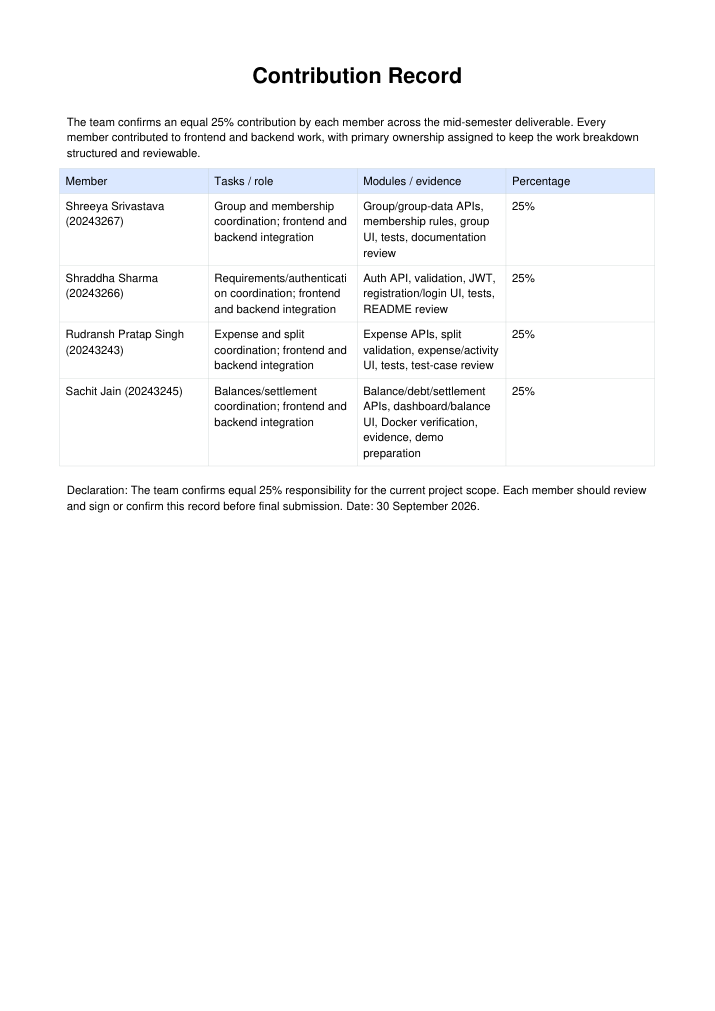
#> input picture output/rendered/Contribution_Record-1.png, 715 x 1011 px; its folder holds only this picture in this run
$ python make_pdf_montage.py
#> lines starting #> are read from the running program, lines starting #| are printed output that depends on the picture
from pathlib import Path
from PIL import Image, ImageDraw

files = sorted(Path("output/rendered").glob("*.png"))
thumbs, width, height = [], 300, 430
for file in files:
    image = Image.open(file).convert("RGB")
#> image is the input picture: PIL image 715x1011 RGB; mean R, G, B 248.4, 248.7, 249.1
    image.thumbnail((width, height - 28))
#> image: PIL image 284x402 RGB
    thumbs.append((file.stem, image.copy()))
canvas = Image.new("RGB", (width * 4, height * ((len(thumbs) + 3) // 4)), "white")
#> canvas: PIL image 1200x430 RGB; every value is 255
draw = ImageDraw.Draw(canvas)
for index, (label, image) in enumerate(thumbs):
    x, y = (index % 4) * width, (index // 4) * height
    canvas.paste(image, (x + (width - image.width) // 2, y + 24))
    draw.text((x + 8, y + 5), label, fill="black")
#> this loop made 1 pass
#> (label, x, y) on pass 1: ('Contribution_Record-1', 0, 0)
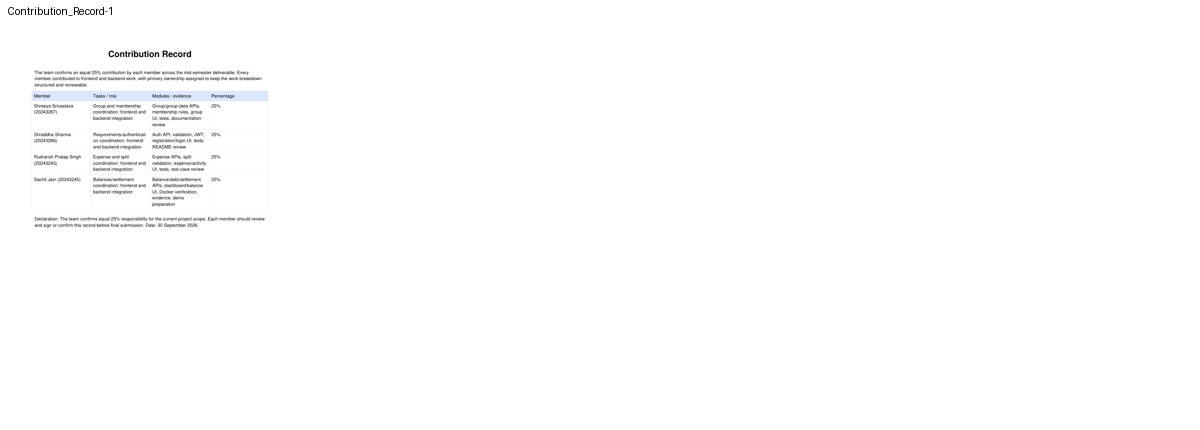
#> canvas: PIL image 1200x430 RGB; mean R, G, B 253.4, 253.5, 253.6
canvas.save("output/rendered/montage.png")

$ run again, on output/rendered/MidSem_Project_Report-2.png
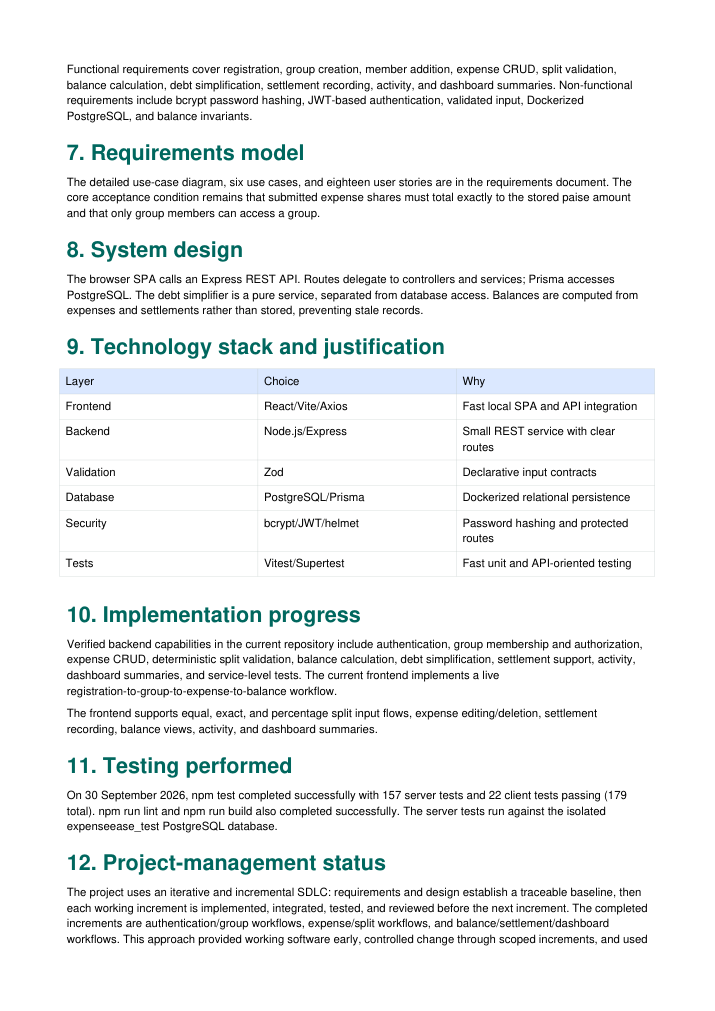
#> input picture output/rendered/MidSem_Project_Report-2.png, 715 x 1011 px
#> image is the input picture: PIL image 715x1011 RGB; mean R, G, B 239.8, 241.6, 241.9
#> `image.thumbnail((width, height - 28))`:
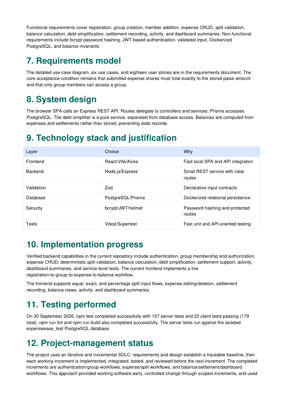
#> image: PIL image 284x402 RGB; mean R, G, B 239.5, 241.2, 241.6
#> the loop `for index, (label, image) in enumerate(thumbs):` made 1 pass
#> (label, x, y) on pass 1: ('MidSem_Project_Report-2', 0, 0)
#> after the loop `for index, (label, image) in enumerate(thumbs):`:
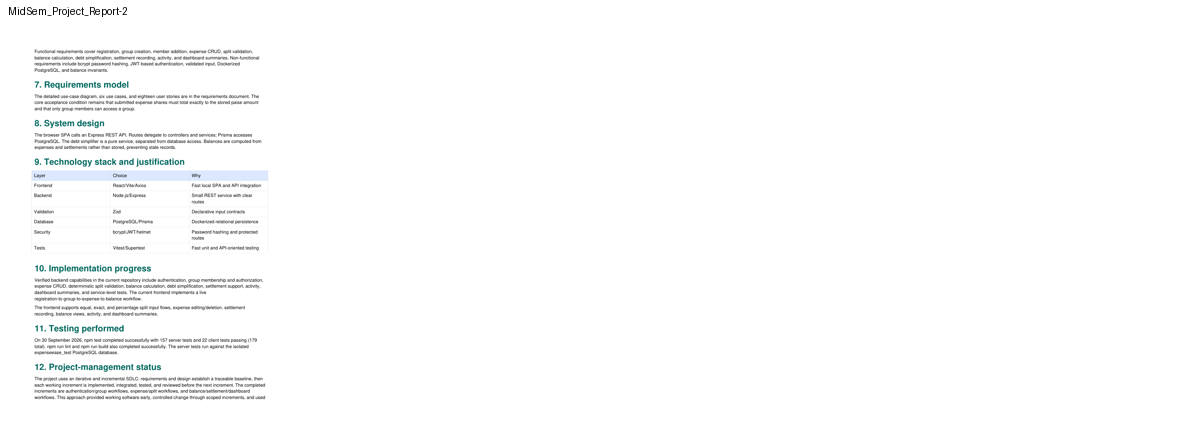
#> canvas: PIL image 1200x430 RGB; mean R, G, B 251.4, 251.8, 251.9

$ run again, on output/rendered/MidSem_Project_Report-3.png
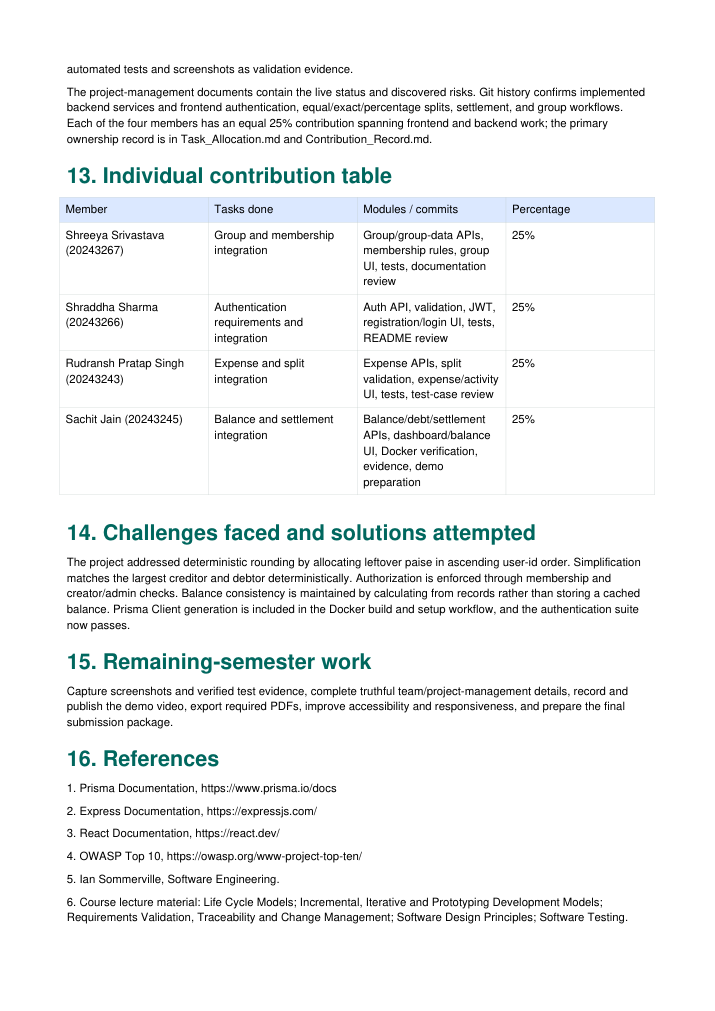
#> input picture output/rendered/MidSem_Project_Report-3.png, 715 x 1011 px
#> image is the input picture: PIL image 715x1011 RGB; mean R, G, B 241.7, 243.1, 243.5
#> `image.thumbnail((width, height - 28))`:
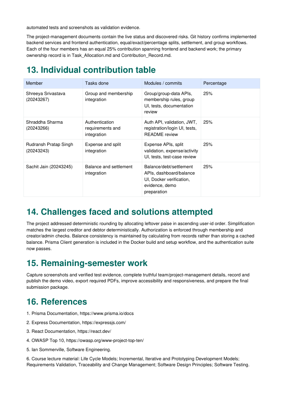
#> image: PIL image 284x402 RGB; mean R, G, B 241.4, 242.8, 243.2
#> the loop `for index, (label, image) in enumerate(thumbs):` made 1 pass
#> (label, x, y) on pass 1: ('MidSem_Project_Report-3', 0, 0)
#> after the loop `for index, (label, image) in enumerate(thumbs):`:
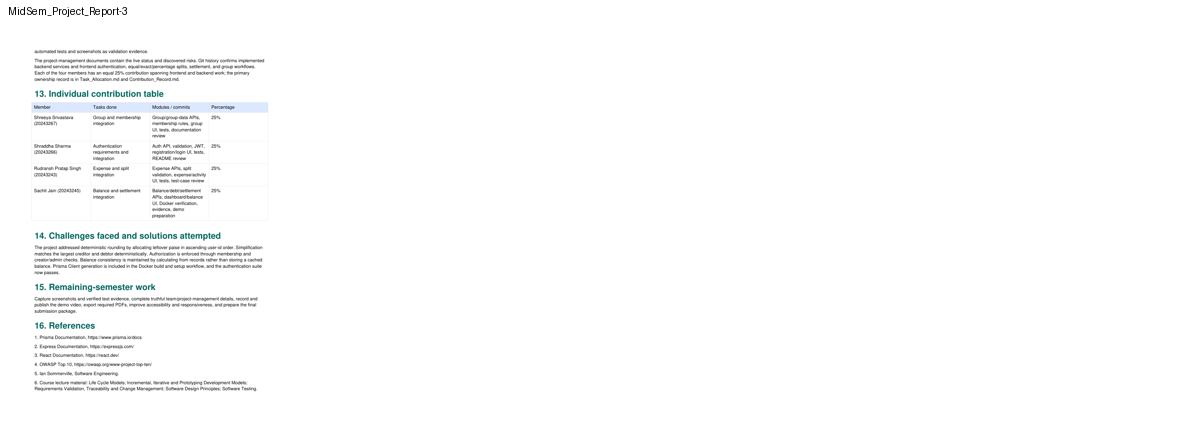
#> canvas: PIL image 1200x430 RGB; mean R, G, B 251.9, 252.2, 252.2

$ run again, on output/rendered/MidSem_Project_Report-4.png
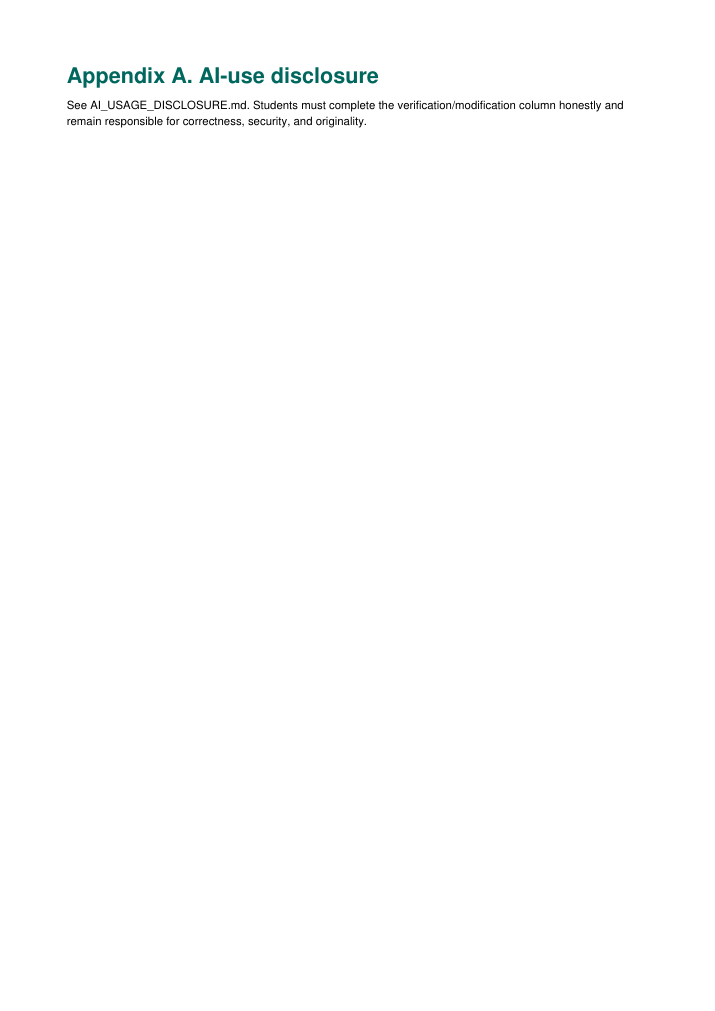
#> input picture output/rendered/MidSem_Project_Report-4.png, 715 x 1011 px
#> image is the input picture: PIL image 715x1011 RGB; mean R, G, B 253.6, 253.9, 253.9
#> image: PIL image 284x402 RGB
#> the loop `for index, (label, image) in enumerate(thumbs):` made 1 pass
#> (label, x, y) on pass 1: ('MidSem_Project_Report-4', 0, 0)
#> after the loop `for index, (label, image) in enumerate(thumbs):`:
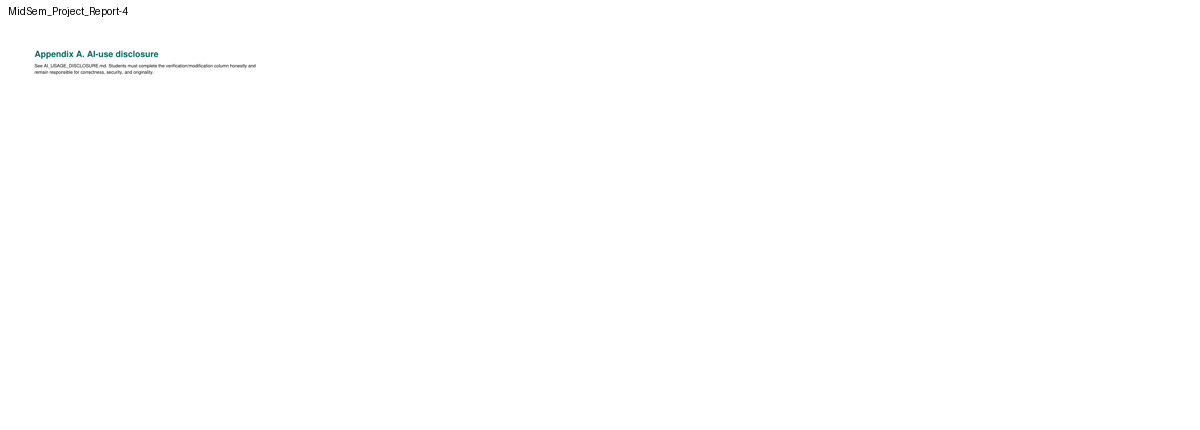
#> canvas: PIL image 1200x430 RGB; mean R, G, B 254.5, 254.6, 254.6

$ run again, on output/rendered/Database_Design-1.png
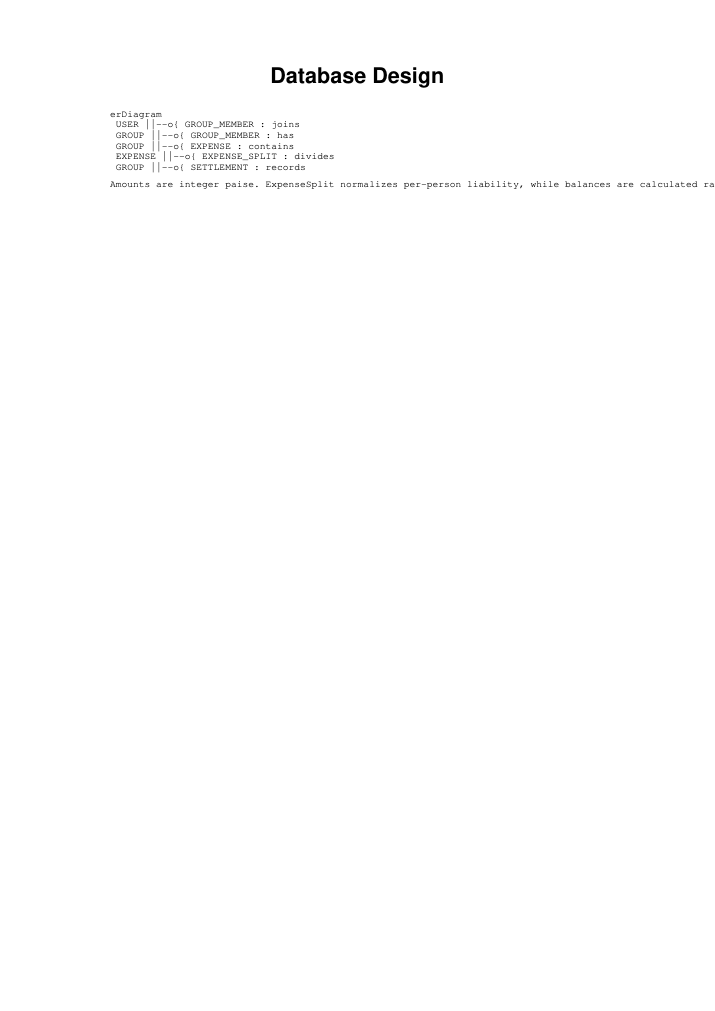
#> input picture output/rendered/Database_Design-1.png, 715 x 1011 px
#> image is the input picture: PIL image 715x1011 RGB; min 0, max 255, mean 254
#> image: PIL image 284x402 RGB
#> the loop `for index, (label, image) in enumerate(thumbs):` made 1 pass
#> (label, x, y) on pass 1: ('Database_Design-1', 0, 0)
#> after the loop `for index, (label, image) in enumerate(thumbs):`:
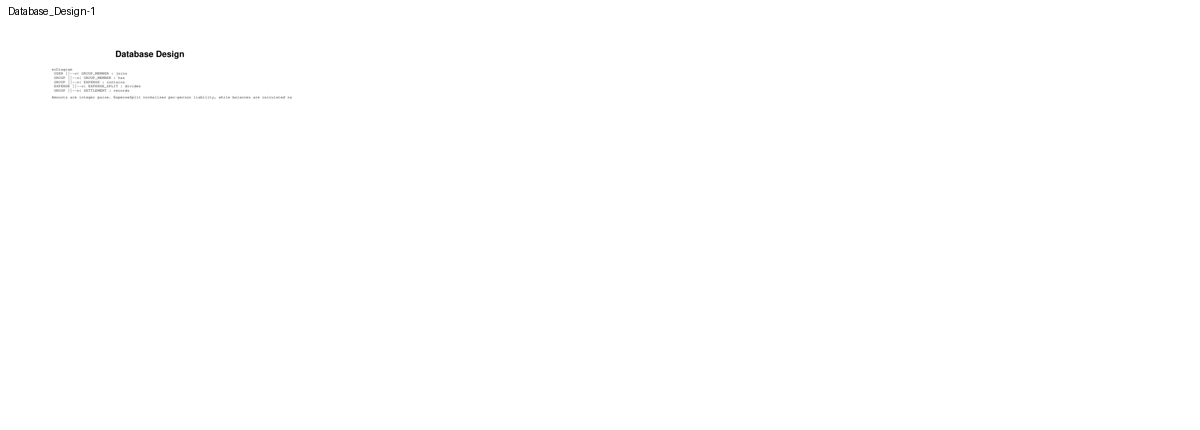
#> canvas: PIL image 1200x430 RGB; min 0, max 255, mean 254.7
